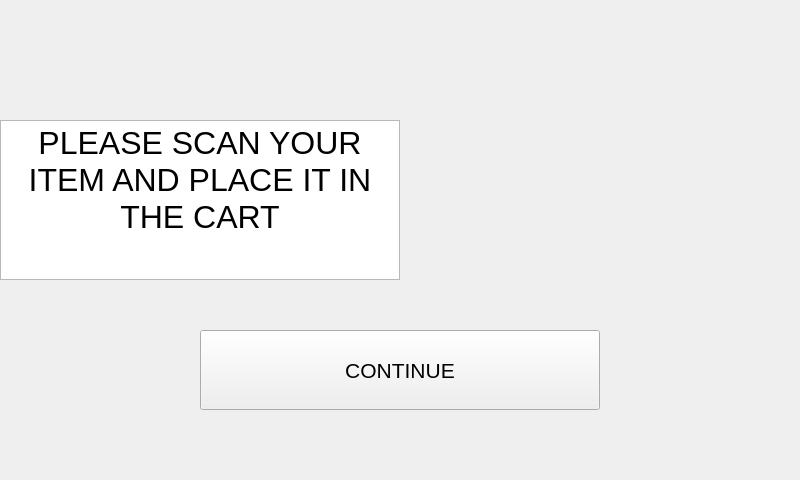
<?xml version="1.0" encoding="UTF-8"?>
<ui version="4.0">
 <class>ScanWindow</class>
 <widget class="QDialog" name="ScanWindow">
  <property name="geometry">
   <rect>
    <x>0</x>
    <y>0</y>
    <width>800</width>
    <height>480</height>
   </rect>
  </property>
  <property name="windowTitle">
   <string>Dialog</string>
  </property>
  <widget class="QTextBrowser" name="textBrowser">
   <property name="geometry">
    <rect>
     <x>0</x>
     <y>120</y>
     <width>400</width>
     <height>160</height>
    </rect>
   </property>
   <property name="autoFillBackground">
    <bool>false</bool>
   </property>
   <property name="html">
    <string>&lt;!DOCTYPE HTML PUBLIC &quot;-//W3C//DTD HTML 4.0//EN&quot; &quot;http://www.w3.org/TR/REC-html40/strict.dtd&quot;&gt;
&lt;html&gt;&lt;head&gt;&lt;meta name=&quot;qrichtext&quot; content=&quot;1&quot; /&gt;&lt;style type=&quot;text/css&quot;&gt;
p, li { white-space: pre-wrap; }
&lt;/style&gt;&lt;/head&gt;&lt;body style=&quot; font-family:'MS Shell Dlg 2'; font-size:7.8pt; font-weight:400; font-style:normal;&quot;&gt;
&lt;p align=&quot;center&quot; style=&quot; margin-top:0px; margin-bottom:0px; margin-left:0px; margin-right:0px; -qt-block-indent:0; text-indent:0px;&quot;&gt;&lt;span style=&quot; font-size:24pt;&quot;&gt;PLEASE SCAN YOUR ITEM AND PLACE IT IN THE CART&lt;/span&gt;&lt;/p&gt;&lt;/body&gt;&lt;/html&gt;</string>
   </property>
  </widget>
  <widget class="QPushButton" name="pushButton_2">
   <property name="geometry">
    <rect>
     <x>200</x>
     <y>330</y>
     <width>400</width>
     <height>80</height>
    </rect>
   </property>
   <property name="font">
    <font>
     <pointsize>16</pointsize>
    </font>
   </property>
   <property name="text">
    <string>CONTINUE</string>
   </property>
   <property name="autoDefault">
    <bool>false</bool>
   </property>
  </widget>
 </widget>
 <resources/>
 <connections/>
</ui>
